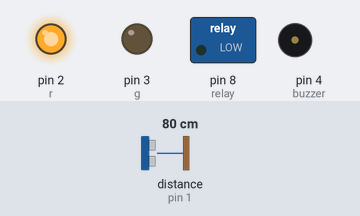
The sketch below on a simulated Arduino Uno, built with avr-gcc and run on an emulated ATmega328P. On the bench: switched loads named in the sketch (green lamp = pin HIGH), output pins drawn as LEDs (lit = HIGH), buzzer (waves = sounding, pin HIGH). Wiring (inferred from the names in the program): ultrasonic range finder: trigger pin 0; echo pin 1. The inputs (shaded band) are chosen by the test bench; at power-on: distance to the obstacle (sensor on pin 1) 80 cm. The echo pulse lasts 58.3 µs per cm; pins used as bus, display or sensor lines are not drawn.

Above: at 1.2 s.
1.3 s: distance to the obstacle (sensor on pin 1) set to 2 cm
At 1.65 s:
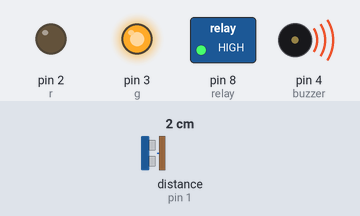
Timing chart, 0 to 4.3 s (numbered marks = the images above; inputs shaded):
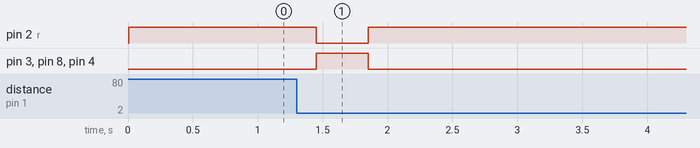

Measured:
- after the input at 1.3 s, pin 2 (r): HIGH → LOW after 0.15 s, → HIGH 0.40 s later; pin 3 (g), pin 8 (relay), pin 4 (buzzer): LOW → HIGH after 0.15 s, → LOW 0.40 s later

The sketch:

FSD_US_PCB.ino
```cpp
// This code is written by Jawwad Patel
// For more details reach us at www.jawwadpatel.com
// mail us at contact@jawwadpatel.com

int flag=0;
int trigpin=0;
int echopin=1;
int relay=8;
int buzzer =4;
int r=2;
int g=3;


void setup()
{
   pinMode(trigpin, OUTPUT);
   pinMode(echopin, INPUT);
   pinMode(8,OUTPUT); //relay
   pinMode(4,OUTPUT); // buzzer (on=high)
   pinMode(2,OUTPUT); //red led common cathode (on=high)
   pinMode(3,OUTPUT); //green led common cathode (on=high)
  // pinMode(LED_BUILTIN, OUTPUT);
  }

void loop(){

  long duration, distance;

  digitalWrite(trigpin, LOW);
  delayMicroseconds(2);
  digitalWrite(trigpin, HIGH);
  delayMicroseconds(10);
  digitalWrite(trigpin, LOW);

  duration = pulseIn(echopin, HIGH);
  distance = duration/24/2;

  if (distance<=6)
  {
    flag = flag+1;
    delay(50) ; //500 flag
   }

if (flag ==3)
{
      digitalWrite(relay,HIGH); // relay on
      digitalWrite(buzzer,HIGH);  // buzzer on
      digitalWrite(r,LOW); // red off
      digitalWrite(g,HIGH); // green on
      delay(400);
      digitalWrite(relay,LOW); // relay off
      digitalWrite(buzzer,LOW);  // buzzer off
      digitalWrite(r,HIGH); // red on
      digitalWrite(g,LOW); // green off
flag=5;
}


  else if(distance>10)
  {
  flag=0;
       digitalWrite(relay,LOW); // relay off
       digitalWrite(buzzer,LOW);  // buzzer off
       digitalWrite(r,HIGH); // red on
       digitalWrite(g,LOW); // green off
  }

}
```
